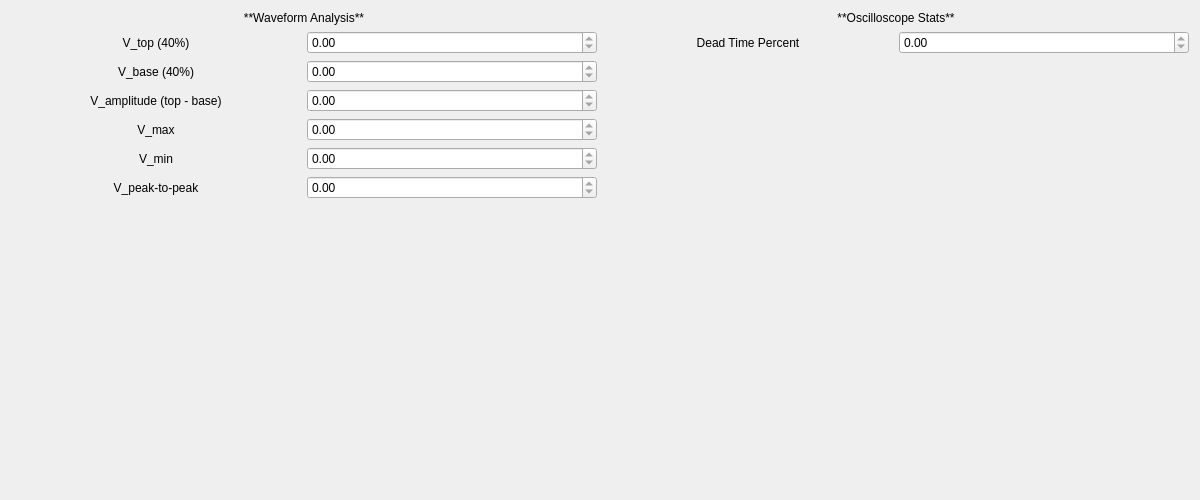
<?xml version="1.0" encoding="UTF-8"?>
<ui version="4.0">
 <class>Form</class>
 <widget class="QWidget" name="Form">
  <property name="geometry">
   <rect>
    <x>0</x>
    <y>0</y>
    <width>1200</width>
    <height>500</height>
   </rect>
  </property>
  <property name="windowTitle">
   <string>Form</string>
  </property>
  <layout class="QHBoxLayout" name="horizontalLayout_2">
   <item>
    <layout class="QVBoxLayout" name="verticalLayout_2">
     <item>
      <widget class="QLabel" name="label_3">
       <property name="text">
        <string>**Waveform Analysis**</string>
       </property>
       <property name="textFormat">
        <enum>Qt::MarkdownText</enum>
       </property>
       <property name="alignment">
        <set>Qt::AlignCenter</set>
       </property>
      </widget>
     </item>
     <item>
      <layout class="QHBoxLayout" name="horizontalLayout_3">
       <item>
        <widget class="QLabel" name="label_4">
         <property name="text">
          <string>V_top (40%)</string>
         </property>
         <property name="alignment">
          <set>Qt::AlignCenter</set>
         </property>
        </widget>
       </item>
       <item>
        <widget class="QDoubleSpinBox" name="vTopDoubleSpinBox">
         <property name="readOnly">
          <bool>true</bool>
         </property>
         <property name="minimum">
          <double>-99.000000000000000</double>
         </property>
        </widget>
       </item>
      </layout>
     </item>
     <item>
      <layout class="QHBoxLayout" name="horizontalLayout_4">
       <item>
        <widget class="QLabel" name="label_5">
         <property name="text">
          <string>V_base (40%)</string>
         </property>
         <property name="alignment">
          <set>Qt::AlignCenter</set>
         </property>
        </widget>
       </item>
       <item>
        <widget class="QDoubleSpinBox" name="vBaseDoubleSpinBox">
         <property name="readOnly">
          <bool>true</bool>
         </property>
         <property name="minimum">
          <double>-100.000000000000000</double>
         </property>
        </widget>
       </item>
      </layout>
     </item>
     <item>
      <layout class="QHBoxLayout" name="horizontalLayout_5">
       <item>
        <widget class="QLabel" name="label_6">
         <property name="text">
          <string>V_amplitude (top - base)</string>
         </property>
         <property name="alignment">
          <set>Qt::AlignCenter</set>
         </property>
        </widget>
       </item>
       <item>
        <widget class="QDoubleSpinBox" name="vAmplitudeDoubleSpinBox">
         <property name="readOnly">
          <bool>true</bool>
         </property>
         <property name="minimum">
          <double>-99.000000000000000</double>
         </property>
        </widget>
       </item>
      </layout>
     </item>
     <item>
      <layout class="QHBoxLayout" name="horizontalLayout_7">
       <item>
        <widget class="QLabel" name="label_8">
         <property name="text">
          <string>V_max</string>
         </property>
         <property name="alignment">
          <set>Qt::AlignCenter</set>
         </property>
        </widget>
       </item>
       <item>
        <widget class="QDoubleSpinBox" name="vMaxDoubleSpinBox">
         <property name="readOnly">
          <bool>true</bool>
         </property>
         <property name="minimum">
          <double>-99.989999999999995</double>
         </property>
        </widget>
       </item>
      </layout>
     </item>
     <item>
      <layout class="QHBoxLayout" name="horizontalLayout_8">
       <item>
        <widget class="QLabel" name="label_9">
         <property name="text">
          <string>V_min</string>
         </property>
         <property name="alignment">
          <set>Qt::AlignCenter</set>
         </property>
        </widget>
       </item>
       <item>
        <widget class="QDoubleSpinBox" name="vMinDoubleSpinBox">
         <property name="readOnly">
          <bool>true</bool>
         </property>
         <property name="minimum">
          <double>-99.989999999999995</double>
         </property>
        </widget>
       </item>
      </layout>
     </item>
     <item>
      <layout class="QHBoxLayout" name="horizontalLayout_6">
       <item>
        <widget class="QLabel" name="label_7">
         <property name="text">
          <string>V_peak-to-peak</string>
         </property>
         <property name="alignment">
          <set>Qt::AlignCenter</set>
         </property>
        </widget>
       </item>
       <item>
        <widget class="QDoubleSpinBox" name="vPeakToPeakDoubleSpinBox">
         <property name="readOnly">
          <bool>true</bool>
         </property>
         <property name="minimum">
          <double>-99.989999999999995</double>
         </property>
        </widget>
       </item>
      </layout>
     </item>
     <item>
      <spacer name="verticalSpacer_2">
       <property name="orientation">
        <enum>Qt::Vertical</enum>
       </property>
       <property name="sizeHint" stdset="0">
        <size>
         <width>20</width>
         <height>40</height>
        </size>
       </property>
      </spacer>
     </item>
    </layout>
   </item>
   <item>
    <layout class="QVBoxLayout" name="verticalLayout">
     <item>
      <widget class="QLabel" name="label">
       <property name="text">
        <string>**Oscilloscope Stats**</string>
       </property>
       <property name="textFormat">
        <enum>Qt::MarkdownText</enum>
       </property>
       <property name="alignment">
        <set>Qt::AlignCenter</set>
       </property>
      </widget>
     </item>
     <item>
      <layout class="QHBoxLayout" name="horizontalLayout">
       <item>
        <widget class="QLabel" name="label_2">
         <property name="text">
          <string>Dead Time Percent</string>
         </property>
         <property name="alignment">
          <set>Qt::AlignCenter</set>
         </property>
        </widget>
       </item>
       <item>
        <widget class="QDoubleSpinBox" name="deadTimePercentDoubleSpinBox">
         <property name="readOnly">
          <bool>true</bool>
         </property>
        </widget>
       </item>
      </layout>
     </item>
     <item>
      <spacer name="verticalSpacer">
       <property name="orientation">
        <enum>Qt::Vertical</enum>
       </property>
       <property name="sizeHint" stdset="0">
        <size>
         <width>20</width>
         <height>40</height>
        </size>
       </property>
      </spacer>
     </item>
    </layout>
   </item>
  </layout>
 </widget>
 <resources/>
 <connections/>
</ui>
